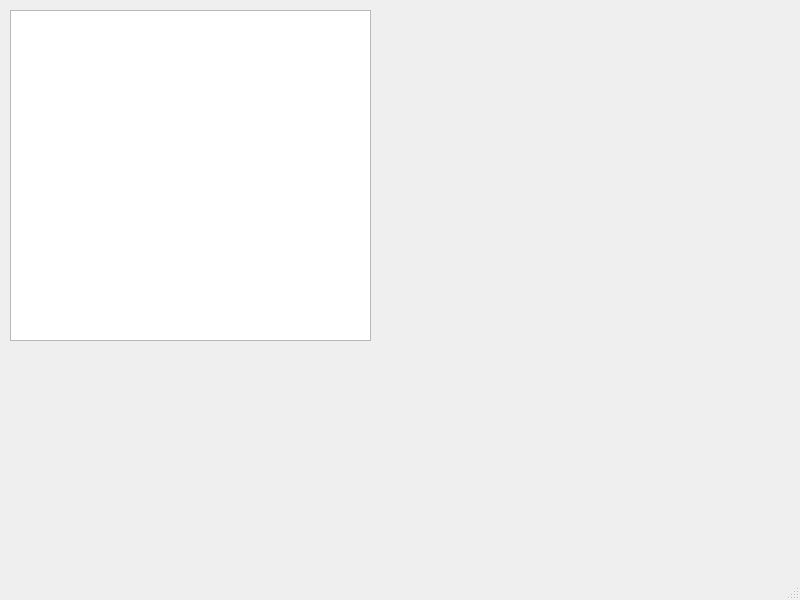
<?xml version="1.0" encoding="UTF-8"?>
<ui version="4.0">
 <class>MainWindow</class>
 <widget class="QMainWindow" name="MainWindow">
  <property name="geometry">
   <rect>
    <x>0</x>
    <y>0</y>
    <width>800</width>
    <height>600</height>
   </rect>
  </property>
  <property name="windowTitle">
   <string>MainWindow</string>
  </property>
  <widget class="QWidget" name="centralwidget">
   <widget class="QTreeView" name="treeView">
    <property name="geometry">
     <rect>
      <x>10</x>
      <y>10</y>
      <width>361</width>
      <height>331</height>
     </rect>
    </property>
    <property name="font">
     <font>
      <family>RooneySans</family>
      <pointsize>12</pointsize>
     </font>
    </property>
   </widget>
  </widget>
  <widget class="QMenuBar" name="menubar">
   <property name="geometry">
    <rect>
     <x>0</x>
     <y>0</y>
     <width>800</width>
     <height>21</height>
    </rect>
   </property>
  </widget>
  <widget class="QStatusBar" name="statusbar"/>
 </widget>
 <resources/>
 <connections/>
</ui>
